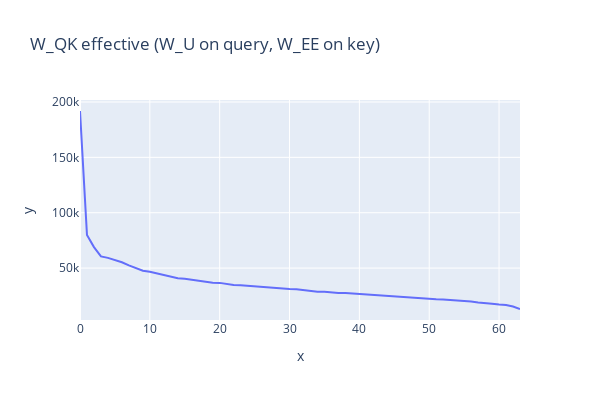

The code cell stored with this chart in its notebook:
### Code cell
line(W_QK_full_eff.S, height=400, width=600, title="W_QK effective (W_U on query, W_EE on key)")

### Figure 1 — Plotly figure (JSON) as saved in the notebook; plotly's stock layout.template omitted (floating-point values rounded to 4 significant figures)
{"data": [{"hovertemplate": "x=%{x}<br>y=%{y}<extra></extra>", "legendgroup": "", "line": {"color": "#636efa", "dash": "solid"}, "marker": {"symbol": "circle"}, "mode": "lines", "name": "", "orientation": "v", "showlegend": false, "type": "scatter", "x": [0, 1, 2, 3, 4, 5, 6, 7, 8, 9, 10, 11, 12, 13, 14, 15, 16, 17, 18, 19, 20, 21, 22, 23, 24, 25, 26, 27, 28, 29, 30, 31, 32, 33, 34, 35, 36, 37, 38, 39, 40, 41, 42, 43, 44, 45, 46, 47, 48, 49, 50, 51, 52, 53, 54, 55, 56, 57, 58, 59, 60, 61, 62, 63], "xaxis": "x", "y": [191900.0, 79980.0, 68970.0, 60600.0, 59230.0, 57500.0, 55290.0, 52450.0, 49750.0, 47670.0, 46740.0, 45170.0, 44290.0, 42610.0, 40830.0, 40410.0, 39420.0, 38510.0, 37900.0, 36770.0, 36660.0, 35470.0, 34730.0, 34510.0, 34000.0, 33240.0, 32840.0, 32510.0, 31800.0, 31590.0, 31190.0, 30900.0, 30100.0, 29880.0, 28720.0, 28670.0, 28000.0, 27590.0, 27490.0, 27020.0, 26480.0, 26180.0, 25830.0, 25280.0, 24850.0, 24420.0, 23880.0, 23430.0, 23270.0, 22540.0, 22210.0, 21790.0, 21640.0, 21300.0, 20810.0, 20460.0, 19800.0, 19040.0, 18740.0, 17910.0, 17040.0, 16740.0, 15280.0, 13070.0], "yaxis": "y"}], "layout": {"height": 400, "hovermode": "x unified", "legend": {"tracegroupgap": 0}, "title": {"text": "W_QK effective (W_U on query, W_EE on key)"}, "width": 600, "xaxis": {"anchor": "y", "domain": [0, 1], "title": {"text": "x"}}, "yaxis": {"anchor": "x", "domain": [0, 1], "title": {"text": "y"}}}}
